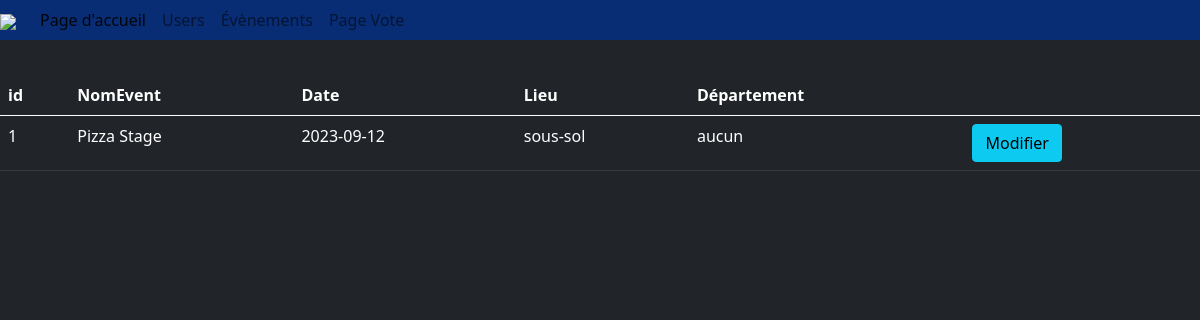
/Exam1/PageEvents.php, run on an earlier commit of the app's database.
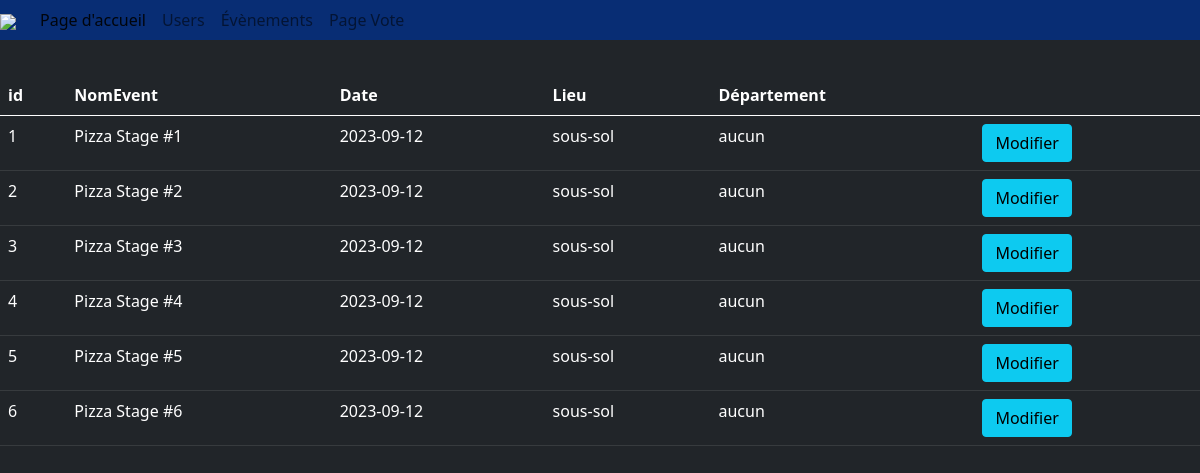
And on a later commit of the database.
### tables this page shows
CREATE TABLE `evenement` (
  `id` int(11) NOT NULL,
  `nomEvent` varchar(30) NOT NULL,
  `description` varchar(200) NOT NULL,
  `date` date NOT NULL,
  `lieu` varchar(20) NOT NULL,
  `departement` varchar(20) NOT NULL,
  `positif` int(3) NOT NULL,
  `neutre` int(3) NOT NULL,
  `rage` int(3) NOT NULL,
  `positifEnt` int(11) NOT NULL,
  `neutreEnt` int(11) NOT NULL,
  `rageEnt` int(11) NOT NULL
);

### Exam1/PageEvents.php (the view, shortened to what this page needs)
<!DOCTYPE html>
<html lang="en">
<head>
    <link href="https://cdn.jsdelivr.net/npm/bootstrap@5.0.2/dist/css/bootstrap.min.css" rel="stylesheet">
    <link rel="stylesheet" href="Style.css">
</head>
<body>
    <?php
    $erreur = false;
    $servername = "localhost";
    $username = "root";
    $password = "root";
    $db = "meow";
    $conn = new mysqli($servername, $username, $password, $db);
    $sql = "SELECT * FROM evenement";
    $result = $conn->query($sql);
    if ($_SERVER["REQUEST_METHOD"] != "POST" || $erreur == true) {
    ?>
        <div class="container-fluid h-100" id="test">
            <div class="row h-100">
            <nav class="navbar navbar-expand-lg navbar-light bg-light fixed-top p-0">
                    <div class="container-fluid navbar p-0">
                        <a class="navbar-brand p-0" href="https://www.cegeptr.qc.ca/" target="_blank"><img src="Cegep3rLogo.jpg" id="logoNavBar"></a>
                        <div class="collapse navbar-collapse" id="navbarNavAltMarkup">
                            <div class="navbar-nav">
                                <a class="nav-link active navText" aria-curent="page" href="PageModeration.php">Page d'accueil</a>
                                <a class="nav-link navText" href="PageUser.php">Users</a>
                                <a class="nav-link navText" href="PageEvents.php">Évènements</a>
                                <a class="nav-link navText" href="index.php">Page Vote</a>
                            </div>
                        </div>
                    </div>
                </nav>
                <div class="p-0 test1">
                    <table class="table table-dark">
                        <thead>
                            <tr>
                                <th scope="col">id</th>
                                <th scope="col">NomEvent</th>
                                <th scope="col">Date</th>
                                <th scope="col">Lieu</th>
                                <th scope="col">Département</th>
                                <th></th>
                            </tr>
                        </thead>
                        <tbody>
                            <?php
                            while ($row = $result->fetch_assoc()) {
                            ?>
                                <tr>
                                    <td><?php echo $row["id"] ?></td>
                                    <td><?php echo $row["nomEvent"] ?></td>
                                    <td><?php echo $row["date"] ?></td>
                                    <td><?php echo $row["lieu"] ?></td>
                                    <td><?php echo $row["departement"] ?></td>
                                    <td><a class="btn btn-info" role="button" href="modificationEvents.php?id=<?php echo $row["id"] ?>">Modifier </td>
                                </tr>
                </div>
        <?php
                            }
                        }
        ?>
            </div>
        </div>
</body>
</html>

What changed in the data, as far as the page shows it:
changed evenement id 1: nomEvent "Pizza Stage" → "Pizza Stage #1"
added evenement: id "2", nomEvent "Pizza Stage #2", date "2023-09-12", lieu "sous-sol", departement "aucun"
added evenement: id "3", nomEvent "Pizza Stage #3", date "2023-09-12", lieu "sous-sol", departement "aucun"
added evenement: id "4", nomEvent "Pizza Stage #4", date "2023-09-12", lieu "sous-sol", departement "aucun"
added evenement: id "5", nomEvent "Pizza Stage #5", date "2023-09-12", lieu "sous-sol", departement "aucun"
added evenement: id "6", nomEvent "Pizza Stage #6", date "2023-09-12", lieu "sous-sol", departement "aucun"
